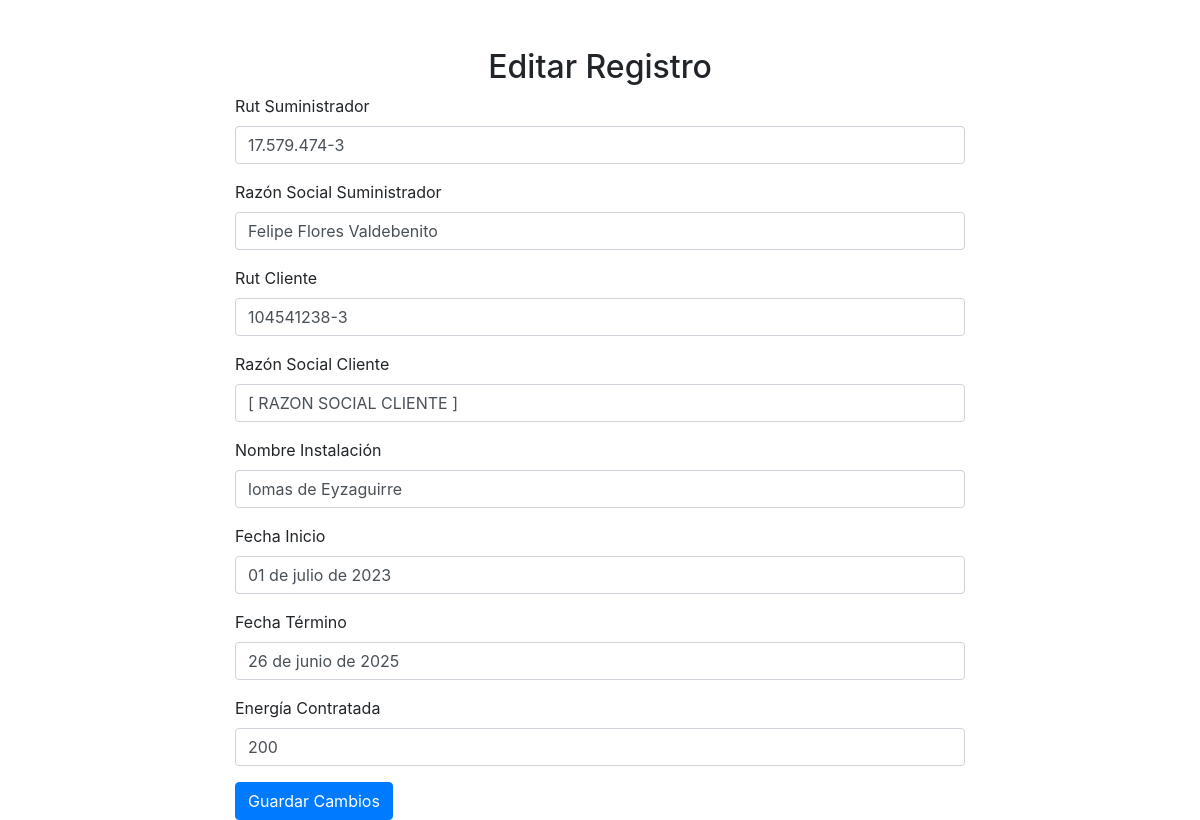
Page /edit/2 on the committed database.
### app.py (models this page shows, shortened)
class PDFData(db.Model):
    id = db.Column(db.Integer, primary_key=True)
    rut_suministrador = db.Column(db.String(100))
    razon_social_suministrador = db.Column(db.String(100))
    rut_cliente = db.Column(db.String(100))
    razon_social_cliente = db.Column(db.String(100))
    nombre_instalacion = db.Column(db.String(100))
    fecha_inicio = db.Column(db.String(100))
    fecha_termino = db.Column(db.String(100))
    energia_contratada = db.Column(db.String(100))

### app.py (the view, shortened to what this page needs)
@app.route('/edit/<int:id>', methods=['GET', 'POST'])
def edit(id):
    pdf_data = PDFData.query.get(id)
    return render_template('edit.html', pdf_data=pdf_data)

### templates/edit.html (shortened to what this page needs)
<!DOCTYPE html>
<html lang="en" class="colorFondo">
<head>
    <link href="https://stackpath.bootstrapcdn.com/bootstrap/4.5.2/css/bootstrap.min.css" rel="stylesheet">
</head>
<body class="colorFondo">
<div class="container mt-5">
    <div class="row justify-content-center">
        <div class="col-md-8">
            <h2 class="text-center">Editar Registro</h2>
            <form action="/edit/{{ pdf_data.id }}" method="post">
                <div class="form-group">
                    <label for="rut_suministrador">Rut Suministrador</label>
                    <input type="text" class="form-control" id="rut_suministrador" name="rut_suministrador" value="{{ pdf_data.rut_suministrador }}" required>
                </div>
                <div class="form-group">
                    <label for="razon_social_suministrador">Razón Social Suministrador</label>
                    <input type="text" class="form-control" id="razon_social_suministrador" name="razon_social_suministrador" value="{{ pdf_data.razon_social_suministrador }}" required>
                </div>
                <div class="form-group">
                    <label for="rut_cliente">Rut Cliente</label>
                    <input type="text" class="form-control" id="rut_cliente" name="rut_cliente" value="{{ pdf_data.rut_cliente }}" required>
                </div>
                <div class="form-group">
                    <label for="razon_social_cliente">Razón Social Cliente</label>
                    <input type="text" class="form-control" id="razon_social_cliente" name="razon_social_cliente" value="{{ pdf_data.razon_social_cliente }}" required>
                </div>
                <div class="form-group">
                    <label for="nombre_instalacion">Nombre Instalación</label>
                    <input type="text" class="form-control" id="nombre_instalacion" name="nombre_instalacion" value="{{ pdf_data.nombre_instalacion }}" required>
                </div>
                <div class="form-group">
                    <label for="fecha_inicio">Fecha Inicio</label>
                    <input type="text" class="form-control" id="fecha_inicio" name="fecha_inicio" value="{{ pdf_data.fecha_inicio }}" required>
                </div>
                <div class="form-group">
                    <label for="fecha_termino">Fecha Término</label>
                    <input type="text" class="form-control" id="fecha_termino" name="fecha_termino" value="{{ pdf_data.fecha_termino }}" required>
                </div>
                <div class="form-group">
                    <label for="energia_contratada">Energía Contratada</label>
                    <input type="text" class="form-control" id="energia_contratada" name="energia_contratada" value="{{ pdf_data.energia_contratada }}" required>
                </div>
                <button type="submit" class="btn btn-primary">Guardar Cambios</button>
            </form>
        </div>
    </div>
</div>
</body>
</html>

### rows in the picture
PDFData: rut_suministrador "17.579.474-3", razon_social_suministrador "Felipe Flores Valdebenito", rut_cliente "104541238-3", razon_social_cliente "[ RAZON SOCIAL CLIENTE ]", nombre_instalacion "lomas de Eyzaguirre", fecha_inicio "01 de julio de 2023", fecha_termino "26 de junio de 2025", energia_contratada "200"
